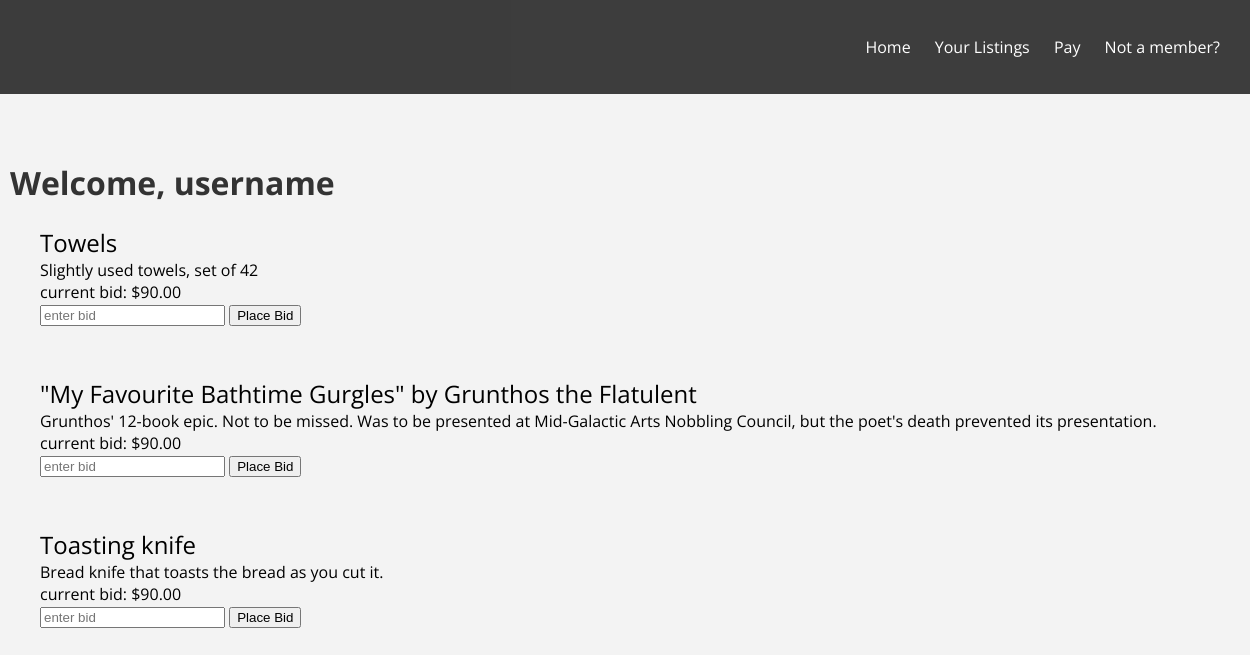
The page /trythis.php on the database its author committed.
### tables this page shows
CREATE TABLE AUCTION (
	AUCTION_ID INTEGER PRIMARY KEY,
	STATUS INTEGER NOT NULL,
	SELLER INTEGER NOT NULL,
	OPEN_TIME TIMESTAMP,
	CLOSE_TIME TIMESTAMP,
	ITEM_CATEGORY INTEGER,
	ITEM_CAPTION VARCHAR(78),
	ITEM_DESCRIPTION VARCHAR(998),
	ITEM_PHOTO MEDIUMBLOB );

### trythis.php (the view)
<?php
try {
    $dbh = new PDO('mysql:host=localhost;dbname=cs105_courtois;charset=utf8', 'courtois', 'OX4q3k+WRr', array(
        PDO::ATTR_ERRMODE => PDO::ERRMODE_EXCEPTION,
        PDO::ATTR_PERSISTENT => true
    ));
$sth = $dbh->prepare("SELECT ITEM_CAPTION, ITEM_DESCRIPTION FROM AUCTION");
$sth->execute();
$result = $sth->fetchAll();
echo '
<!DOCTYPE html>
<html>
<head>
  <meta charset="utf-8"/>
  <title>Welcome</title>
  <link href="http://fonts.googleapis.com/css?family=Open+Sans" rel="stylesheet" type="text/css">
  <link href="style.css" rel="stylesheet">
</head>
<body>
  <div class="nav">
    <img src="http://placekitten.com/g/260/100" alt="">
    <ul>
      <li><a href="index.html">Home</a></li>
      <li><a href="listings.html">Your Listings</a></li>
      <li><a href="pay.html">Pay</a></li>
      <li><a href="register.html">Not a member?</a></li>
    </ul>
  </div>
  <div class="wrapper">
    <div class="landing_page">
      <h1>Welcome, username</h1>
    </div>
    <div class="items">
      <ul>';
      foreach($result as $key=>$value){
        echo '<li>
              <img src="http://placekitten.com/g/100/100" alt=""/>
              <span class="itemTitle">';
              echo $value["ITEM_CAPTION"];
              echo '</span><br>
              <span class="itemDesc">';
              echo $value["ITEM_DESCRIPTION"];
              echo '</span><br>
              <span>current bid: $90.00</span><br>
              <input placeholder="enter bid">
              <input type="button" value="Place Bid" ></li>';
      }
  echo'</ul>
    </div>
  </div>
</body>
</html>';
} catch(PDOException $e) {
    error_log("{$e->getFile()}:{$e->getLine()}: PDO open failed: {$e->getCode()}: {$e->getMessage()}");
    header("HTTP/1.1 500 Internal Server Error");
    echo '<!DOCTYPE html>
<html xmlns="http://www.w3.org/1999/xhtml" lang="en" xml:lang="en">
  <head>
    <title>Internal Server Error</title>
    <meta charset="utf-8" />
  </head>
  <body>
    <h1>Internal Server Error</h1>
    <p>Sorry, this Web site has encountered an unexpected condition, and is currently unable to respond to your request.</p>
    <p>Please retry later.</p>
    <p><small></small></p>
  </body>
</html>
';
    exit(1);
}
?>

### style.css (style rules this page uses)
body { width:100%; margin:0; background-color:#f3f3f3; padding-bottom:70px; font-family: 'Open Sans', sans-serif; }
.wrapper { padding-top:140px; }
h1 { padding-left:10px; }
h1, h2, h3 { color:#333; }
.nav { padding-top:20px; padding-bottom:20px; position:fixed; width:100%; background-color:rgba(51,51,51,.95); margin:0px 0px 0 0px; }
.nav ul { float:right; display:inline; padding-right:30px; }
.nav ul li { display: inline-block; padding-left: 20px; }
.nav a { text-decoration: none; color:white; }
.items, .items ul { width:100%; margin:0; }
.items li, .listings li, .bought li { height:126px; list-style-type: none; margin-bottom:25px; }
.itemTitle { font-size: 1.5em; }

### rows shown on the page
auction: ITEM_CAPTION "Towels", ITEM_DESCRIPTION "Slightly used towels, set of 42"
auction: ITEM_CAPTION "\"My Favourite Bathtime Gurgles\" by Grunthos the Flatulent", ITEM_DESCRIPTION "Grunthos' 12-book epic. Not to be missed. Was to be presented at Mid-Galactic Arts Nobbling Council, but the poet's death prevented its presentation."
auction: ITEM_CAPTION "Toasting knife", ITEM_DESCRIPTION "Bread knife that toasts the bread as you cut it."
